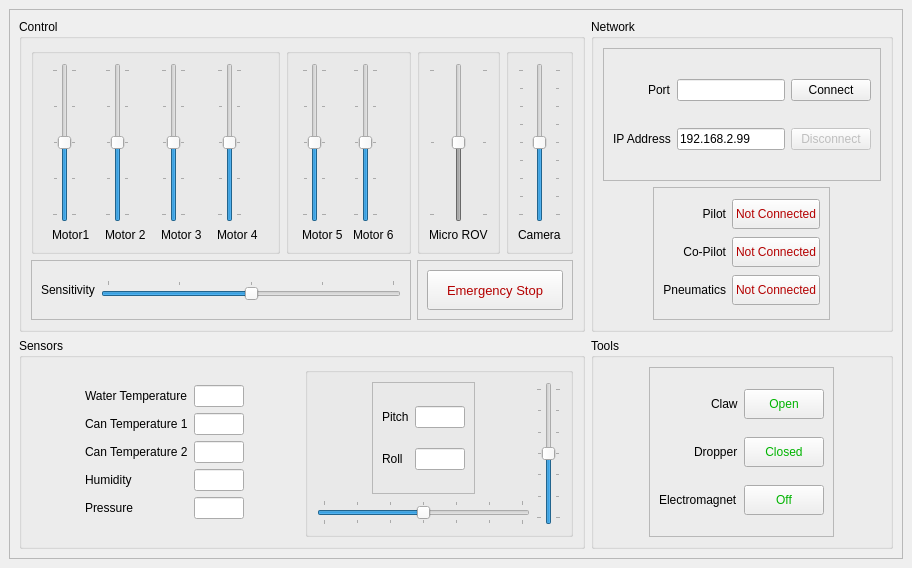
<?xml version="1.0" encoding="UTF-8"?>
<ui version="4.0">
 <class>MainWindow</class>
 <widget class="QMainWindow" name="MainWindow">
  <property name="windowModality">
   <enum>Qt::NonModal</enum>
  </property>
  <property name="geometry">
   <rect>
    <x>0</x>
    <y>0</y>
    <width>912</width>
    <height>568</height>
   </rect>
  </property>
  <property name="windowTitle">
   <string>Husky ROV Pilot Terminal</string>
  </property>
  <property name="windowIcon">
   <iconset>
    <normaloff>husky.jpeg</normaloff>husky.jpeg</iconset>
  </property>
  <property name="layoutDirection">
   <enum>Qt::LeftToRight</enum>
  </property>
  <property name="toolButtonStyle">
   <enum>Qt::ToolButtonIconOnly</enum>
  </property>
  <property name="tabShape">
   <enum>QTabWidget::Rounded</enum>
  </property>
  <widget class="QWidget" name="centralwidget">
   <layout class="QGridLayout" name="gridLayout">
    <item row="0" column="0">
     <widget class="QFrame" name="frame">
      <property name="frameShape">
       <enum>QFrame::StyledPanel</enum>
      </property>
      <property name="frameShadow">
       <enum>QFrame::Raised</enum>
      </property>
      <layout class="QGridLayout" name="gridLayout_2" rowstretch="3,0" columnstretch="2,0">
       <item row="1" column="0">
        <widget class="QGroupBox" name="groupBox_3">
         <property name="title">
          <string>Sensors</string>
         </property>
         <layout class="QGridLayout" name="gridLayout_10" columnstretch="1,1">
          <item row="0" column="1">
           <widget class="QGroupBox" name="groupBox_4">
            <property name="layoutDirection">
             <enum>Qt::LeftToRight</enum>
            </property>
            <property name="title">
             <string/>
            </property>
            <layout class="QGridLayout" name="gridLayout_11">
             <item row="1" column="0">
              <widget class="QSlider" name="hCamSlider">
               <property name="enabled">
                <bool>true</bool>
               </property>
               <property name="focusPolicy">
                <enum>Qt::NoFocus</enum>
               </property>
               <property name="styleSheet">
                <string notr="true"/>
               </property>
               <property name="minimum">
                <number>-180</number>
               </property>
               <property name="maximum">
                <number>180</number>
               </property>
               <property name="singleStep">
                <number>1</number>
               </property>
               <property name="value">
                <number>0</number>
               </property>
               <property name="orientation">
                <enum>Qt::Horizontal</enum>
               </property>
               <property name="tickPosition">
                <enum>QSlider::TicksBothSides</enum>
               </property>
               <property name="tickInterval">
                <number>60</number>
               </property>
              </widget>
             </item>
             <item row="0" column="1" rowspan="2">
              <widget class="QSlider" name="vCamSlider">
               <property name="enabled">
                <bool>true</bool>
               </property>
               <property name="focusPolicy">
                <enum>Qt::NoFocus</enum>
               </property>
               <property name="layoutDirection">
                <enum>Qt::LeftToRight</enum>
               </property>
               <property name="styleSheet">
                <string notr="true"/>
               </property>
               <property name="minimum">
                <number>-180</number>
               </property>
               <property name="maximum">
                <number>180</number>
               </property>
               <property name="value">
                <number>0</number>
               </property>
               <property name="orientation">
                <enum>Qt::Vertical</enum>
               </property>
               <property name="tickPosition">
                <enum>QSlider::TicksBothSides</enum>
               </property>
               <property name="tickInterval">
                <number>60</number>
               </property>
              </widget>
             </item>
             <item row="0" column="0" alignment="Qt::AlignHCenter">
              <widget class="QFrame" name="frame_7">
               <property name="frameShape">
                <enum>QFrame::StyledPanel</enum>
               </property>
               <property name="frameShadow">
                <enum>QFrame::Raised</enum>
               </property>
               <layout class="QGridLayout" name="gridLayout_13">
                <item row="0" column="0">
                 <widget class="QLabel" name="label_18">
                  <property name="text">
                   <string>Pitch</string>
                  </property>
                 </widget>
                </item>
                <item row="0" column="1">
                 <widget class="QLineEdit" name="lineEdit_8">
                  <property name="maximumSize">
                   <size>
                    <width>50</width>
                    <height>16777215</height>
                   </size>
                  </property>
                  <property name="focusPolicy">
                   <enum>Qt::NoFocus</enum>
                  </property>
                 </widget>
                </item>
                <item row="1" column="0">
                 <widget class="QLabel" name="label_19">
                  <property name="text">
                   <string>Roll</string>
                  </property>
                 </widget>
                </item>
                <item row="1" column="1">
                 <widget class="QLineEdit" name="lineEdit_9">
                  <property name="maximumSize">
                   <size>
                    <width>50</width>
                    <height>16777215</height>
                   </size>
                  </property>
                  <property name="focusPolicy">
                   <enum>Qt::NoFocus</enum>
                  </property>
                 </widget>
                </item>
               </layout>
              </widget>
             </item>
            </layout>
           </widget>
          </item>
          <item row="0" column="0">
           <widget class="QFrame" name="frame_4">
            <layout class="QGridLayout" name="gridLayout_15">
             <item row="0" column="0" alignment="Qt::AlignHCenter">
              <widget class="QFrame" name="frame_6">
               <layout class="QGridLayout" name="gridLayout_14">
                <item row="0" column="0">
                 <widget class="QLabel" name="label_20">
                  <property name="text">
                   <string>Water Temperature</string>
                  </property>
                 </widget>
                </item>
                <item row="1" column="0">
                 <widget class="QLabel" name="label_21">
                  <property name="text">
                   <string>Can Temperature 1</string>
                  </property>
                 </widget>
                </item>
                <item row="0" column="1">
                 <widget class="QLineEdit" name="lineEdit_10">
                  <property name="minimumSize">
                   <size>
                    <width>0</width>
                    <height>0</height>
                   </size>
                  </property>
                  <property name="maximumSize">
                   <size>
                    <width>50</width>
                    <height>16777215</height>
                   </size>
                  </property>
                  <property name="focusPolicy">
                   <enum>Qt::NoFocus</enum>
                  </property>
                 </widget>
                </item>
                <item row="2" column="0">
                 <widget class="QLabel" name="label_22">
                  <property name="text">
                   <string>Can Temperature 2</string>
                  </property>
                 </widget>
                </item>
                <item row="3" column="0">
                 <widget class="QLabel" name="label_23">
                  <property name="text">
                   <string>Humidity</string>
                  </property>
                 </widget>
                </item>
                <item row="4" column="0">
                 <widget class="QLabel" name="label_24">
                  <property name="text">
                   <string>Pressure</string>
                  </property>
                 </widget>
                </item>
                <item row="1" column="1">
                 <widget class="QLineEdit" name="lineEdit_11">
                  <property name="minimumSize">
                   <size>
                    <width>0</width>
                    <height>0</height>
                   </size>
                  </property>
                  <property name="maximumSize">
                   <size>
                    <width>50</width>
                    <height>16777215</height>
                   </size>
                  </property>
                  <property name="focusPolicy">
                   <enum>Qt::NoFocus</enum>
                  </property>
                 </widget>
                </item>
                <item row="2" column="1">
                 <widget class="QLineEdit" name="lineEdit_12">
                  <property name="minimumSize">
                   <size>
                    <width>0</width>
                    <height>0</height>
                   </size>
                  </property>
                  <property name="maximumSize">
                   <size>
                    <width>50</width>
                    <height>16777215</height>
                   </size>
                  </property>
                  <property name="focusPolicy">
                   <enum>Qt::NoFocus</enum>
                  </property>
                 </widget>
                </item>
                <item row="3" column="1">
                 <widget class="QLineEdit" name="lineEdit_13">
                  <property name="minimumSize">
                   <size>
                    <width>0</width>
                    <height>0</height>
                   </size>
                  </property>
                  <property name="maximumSize">
                   <size>
                    <width>50</width>
                    <height>16777215</height>
                   </size>
                  </property>
                  <property name="focusPolicy">
                   <enum>Qt::NoFocus</enum>
                  </property>
                 </widget>
                </item>
                <item row="4" column="1">
                 <widget class="QLineEdit" name="lineEdit_14">
                  <property name="minimumSize">
                   <size>
                    <width>0</width>
                    <height>0</height>
                   </size>
                  </property>
                  <property name="maximumSize">
                   <size>
                    <width>50</width>
                    <height>16777215</height>
                   </size>
                  </property>
                  <property name="focusPolicy">
                   <enum>Qt::NoFocus</enum>
                  </property>
                 </widget>
                </item>
               </layout>
              </widget>
             </item>
            </layout>
           </widget>
          </item>
         </layout>
        </widget>
       </item>
       <item row="0" column="0">
        <widget class="QGroupBox" name="motorFrame">
         <property name="title">
          <string>Control</string>
         </property>
         <layout class="QGridLayout" name="gridLayout_3" rowstretch="0,0" columnstretch="6,3,1,1" rowminimumheight="0,0">
          <item row="0" column="0">
           <widget class="QGroupBox" name="horizontalFrame">
            <property name="title">
             <string/>
            </property>
            <layout class="QGridLayout" name="gridLayout_4">
             <item row="1" column="4">
              <widget class="QLabel" name="label_5">
               <property name="text">
                <string>Motor 4</string>
               </property>
              </widget>
             </item>
             <item row="1" column="3">
              <widget class="QLabel" name="label_4">
               <property name="text">
                <string>Motor 3</string>
               </property>
              </widget>
             </item>
             <item row="0" column="4">
              <widget class="QSlider" name="motorSlider_4">
               <property name="enabled">
                <bool>true</bool>
               </property>
               <property name="focusPolicy">
                <enum>Qt::NoFocus</enum>
               </property>
               <property name="styleSheet">
                <string notr="true"/>
               </property>
               <property name="minimum">
                <number>1300</number>
               </property>
               <property name="maximum">
                <number>1700</number>
               </property>
               <property name="value">
                <number>1500</number>
               </property>
               <property name="orientation">
                <enum>Qt::Vertical</enum>
               </property>
               <property name="tickPosition">
                <enum>QSlider::TicksBothSides</enum>
               </property>
               <property name="tickInterval">
                <number>100</number>
               </property>
              </widget>
             </item>
             <item row="0" column="0">
              <widget class="QSlider" name="motorSlider_1">
               <property name="enabled">
                <bool>true</bool>
               </property>
               <property name="focusPolicy">
                <enum>Qt::NoFocus</enum>
               </property>
               <property name="layoutDirection">
                <enum>Qt::LeftToRight</enum>
               </property>
               <property name="styleSheet">
                <string notr="true"/>
               </property>
               <property name="minimum">
                <number>1300</number>
               </property>
               <property name="maximum">
                <number>1700</number>
               </property>
               <property name="value">
                <number>1500</number>
               </property>
               <property name="orientation">
                <enum>Qt::Vertical</enum>
               </property>
               <property name="tickPosition">
                <enum>QSlider::TicksBothSides</enum>
               </property>
               <property name="tickInterval">
                <number>100</number>
               </property>
              </widget>
             </item>
             <item row="0" column="2">
              <widget class="QSlider" name="motorSlider_2">
               <property name="enabled">
                <bool>true</bool>
               </property>
               <property name="focusPolicy">
                <enum>Qt::NoFocus</enum>
               </property>
               <property name="styleSheet">
                <string notr="true"/>
               </property>
               <property name="minimum">
                <number>1300</number>
               </property>
               <property name="maximum">
                <number>1700</number>
               </property>
               <property name="value">
                <number>1500</number>
               </property>
               <property name="orientation">
                <enum>Qt::Vertical</enum>
               </property>
               <property name="tickPosition">
                <enum>QSlider::TicksBothSides</enum>
               </property>
               <property name="tickInterval">
                <number>100</number>
               </property>
              </widget>
             </item>
             <item row="0" column="3">
              <widget class="QSlider" name="motorSlider_3">
               <property name="enabled">
                <bool>true</bool>
               </property>
               <property name="focusPolicy">
                <enum>Qt::NoFocus</enum>
               </property>
               <property name="styleSheet">
                <string notr="true"/>
               </property>
               <property name="minimum">
                <number>1300</number>
               </property>
               <property name="maximum">
                <number>1700</number>
               </property>
               <property name="value">
                <number>1500</number>
               </property>
               <property name="orientation">
                <enum>Qt::Vertical</enum>
               </property>
               <property name="tickPosition">
                <enum>QSlider::TicksBothSides</enum>
               </property>
               <property name="tickInterval">
                <number>100</number>
               </property>
              </widget>
             </item>
             <item row="1" column="2">
              <widget class="QLabel" name="label_3">
               <property name="text">
                <string>Motor 2</string>
               </property>
              </widget>
             </item>
             <item row="1" column="0">
              <widget class="QLabel" name="label_2">
               <property name="text">
                <string>Motor1</string>
               </property>
               <property name="alignment">
                <set>Qt::AlignLeading|Qt::AlignLeft|Qt::AlignVCenter</set>
               </property>
              </widget>
             </item>
            </layout>
           </widget>
          </item>
          <item row="0" column="1">
           <widget class="QGroupBox" name="verticalFrame">
            <property name="title">
             <string/>
            </property>
            <layout class="QGridLayout" name="gridLayout_5">
             <item row="0" column="0">
              <widget class="QSlider" name="motorSlider_5">
               <property name="enabled">
                <bool>true</bool>
               </property>
               <property name="focusPolicy">
                <enum>Qt::NoFocus</enum>
               </property>
               <property name="styleSheet">
                <string notr="true"/>
               </property>
               <property name="minimum">
                <number>1300</number>
               </property>
               <property name="maximum">
                <number>1700</number>
               </property>
               <property name="value">
                <number>1500</number>
               </property>
               <property name="orientation">
                <enum>Qt::Vertical</enum>
               </property>
               <property name="tickPosition">
                <enum>QSlider::TicksBothSides</enum>
               </property>
               <property name="tickInterval">
                <number>100</number>
               </property>
              </widget>
             </item>
             <item row="1" column="0">
              <widget class="QLabel" name="label_6">
               <property name="text">
                <string>Motor 5</string>
               </property>
              </widget>
             </item>
             <item row="1" column="1">
              <widget class="QLabel" name="label_7">
               <property name="text">
                <string>Motor 6</string>
               </property>
              </widget>
             </item>
             <item row="0" column="1">
              <widget class="QSlider" name="motorSlider_6">
               <property name="enabled">
                <bool>true</bool>
               </property>
               <property name="focusPolicy">
                <enum>Qt::NoFocus</enum>
               </property>
               <property name="acceptDrops">
                <bool>false</bool>
               </property>
               <property name="styleSheet">
                <string notr="true"/>
               </property>
               <property name="minimum">
                <number>1300</number>
               </property>
               <property name="maximum">
                <number>1700</number>
               </property>
               <property name="value">
                <number>1500</number>
               </property>
               <property name="orientation">
                <enum>Qt::Vertical</enum>
               </property>
               <property name="tickPosition">
                <enum>QSlider::TicksBothSides</enum>
               </property>
               <property name="tickInterval">
                <number>100</number>
               </property>
              </widget>
             </item>
            </layout>
           </widget>
          </item>
          <item row="0" column="3">
           <widget class="QGroupBox" name="groupBox">
            <property name="title">
             <string/>
            </property>
            <property name="alignment">
             <set>Qt::AlignLeading|Qt::AlignLeft|Qt::AlignVCenter</set>
            </property>
            <layout class="QGridLayout" name="gridLayout_6">
             <item row="0" column="0">
              <widget class="QSlider" name="motorSlider_7">
               <property name="enabled">
                <bool>true</bool>
               </property>
               <property name="sizePolicy">
                <sizepolicy hsizetype="Expanding" vsizetype="Expanding">
                 <horstretch>0</horstretch>
                 <verstretch>0</verstretch>
                </sizepolicy>
               </property>
               <property name="focusPolicy">
                <enum>Qt::NoFocus</enum>
               </property>
               <property name="layoutDirection">
                <enum>Qt::LeftToRight</enum>
               </property>
               <property name="styleSheet">
                <string notr="true"/>
               </property>
               <property name="minimum">
                <number>1000</number>
               </property>
               <property name="maximum">
                <number>1800</number>
               </property>
               <property name="value">
                <number>1400</number>
               </property>
               <property name="orientation">
                <enum>Qt::Vertical</enum>
               </property>
               <property name="tickPosition">
                <enum>QSlider::TicksBothSides</enum>
               </property>
               <property name="tickInterval">
                <number>100</number>
               </property>
              </widget>
             </item>
             <item row="1" column="0">
              <widget class="QLabel" name="label_14">
               <property name="text">
                <string>Camera</string>
               </property>
               <property name="scaledContents">
                <bool>false</bool>
               </property>
              </widget>
             </item>
            </layout>
           </widget>
          </item>
          <item row="1" column="0" colspan="2">
           <widget class="QFrame" name="sensitivityFrame">
            <property name="frameShape">
             <enum>QFrame::StyledPanel</enum>
            </property>
            <property name="frameShadow">
             <enum>QFrame::Raised</enum>
            </property>
            <layout class="QHBoxLayout" name="horizontalLayout">
             <item>
              <widget class="QLabel" name="label">
               <property name="text">
                <string>Sensitivity</string>
               </property>
              </widget>
             </item>
             <item>
              <widget class="QSlider" name="sensitivitySlider">
               <property name="enabled">
                <bool>true</bool>
               </property>
               <property name="focusPolicy">
                <enum>Qt::NoFocus</enum>
               </property>
               <property name="styleSheet">
                <string notr="true"/>
               </property>
               <property name="minimum">
                <number>1</number>
               </property>
               <property name="maximum">
                <number>5</number>
               </property>
               <property name="value">
                <number>3</number>
               </property>
               <property name="orientation">
                <enum>Qt::Horizontal</enum>
               </property>
               <property name="tickPosition">
                <enum>QSlider::TicksAbove</enum>
               </property>
               <property name="tickInterval">
                <number>1</number>
               </property>
              </widget>
             </item>
            </layout>
           </widget>
          </item>
          <item row="1" column="2" colspan="2">
           <widget class="QFrame" name="frame_6">
            <property name="frameShape">
             <enum>QFrame::StyledPanel</enum>
            </property>
            <property name="frameShadow">
             <enum>QFrame::Raised</enum>
            </property>
            <layout class="QHBoxLayout" name="horizontalLayout_2">
             <item>
              <widget class="QPushButton" name="pushButton_7">
               <property name="minimumSize">
                <size>
                 <width>0</width>
                 <height>40</height>
                </size>
               </property>
               <property name="font">
                <font>
                 <family>MS Shell Dlg 2</family>
                 <pointsize>10</pointsize>
                </font>
               </property>
               <property name="focusPolicy">
                <enum>Qt::NoFocus</enum>
               </property>
               <property name="styleSheet">
                <string notr="true">QPushButton{color:rgb(180, 0, 0)}</string>
               </property>
               <property name="text">
                <string>Emergency Stop</string>
               </property>
               <property name="iconSize">
                <size>
                 <width>16</width>
                 <height>16</height>
                </size>
               </property>
              </widget>
             </item>
            </layout>
           </widget>
          </item>
          <item row="0" column="2">
           <widget class="QGroupBox" name="uRovFrame">
            <property name="enabled">
             <bool>true</bool>
            </property>
            <property name="sizePolicy">
             <sizepolicy hsizetype="MinimumExpanding" vsizetype="Preferred">
              <horstretch>0</horstretch>
              <verstretch>0</verstretch>
             </sizepolicy>
            </property>
            <property name="layoutDirection">
             <enum>Qt::LeftToRight</enum>
            </property>
            <property name="title">
             <string/>
            </property>
            <property name="alignment">
             <set>Qt::AlignLeading|Qt::AlignLeft|Qt::AlignTop</set>
            </property>
            <layout class="QVBoxLayout" name="verticalLayout">
             <item>
              <widget class="QSlider" name="microMotorSlider">
               <property name="enabled">
                <bool>false</bool>
               </property>
               <property name="sizePolicy">
                <sizepolicy hsizetype="Preferred" vsizetype="Expanding">
                 <horstretch>0</horstretch>
                 <verstretch>0</verstretch>
                </sizepolicy>
               </property>
               <property name="focusPolicy">
                <enum>Qt::NoFocus</enum>
               </property>
               <property name="acceptDrops">
                <bool>false</bool>
               </property>
               <property name="layoutDirection">
                <enum>Qt::LeftToRight</enum>
               </property>
               <property name="autoFillBackground">
                <bool>false</bool>
               </property>
               <property name="styleSheet">
                <string notr="true"/>
               </property>
               <property name="minimum">
                <number>-1</number>
               </property>
               <property name="maximum">
                <number>1</number>
               </property>
               <property name="value">
                <number>0</number>
               </property>
               <property name="sliderPosition">
                <number>0</number>
               </property>
               <property name="orientation">
                <enum>Qt::Vertical</enum>
               </property>
               <property name="invertedAppearance">
                <bool>false</bool>
               </property>
               <property name="tickPosition">
                <enum>QSlider::TicksBothSides</enum>
               </property>
               <property name="tickInterval">
                <number>1</number>
               </property>
              </widget>
             </item>
             <item>
              <widget class="QLabel" name="label_13">
               <property name="text">
                <string>Micro ROV</string>
               </property>
              </widget>
             </item>
            </layout>
           </widget>
          </item>
         </layout>
        </widget>
       </item>
       <item row="0" column="1">
        <widget class="QGroupBox" name="groupBox_4">
         <property name="title">
          <string>Network</string>
         </property>
         <layout class="QGridLayout" name="gridLayout_7" columnstretch="1,0,0">
          <item row="1" column="0" colspan="3" alignment="Qt::AlignHCenter">
           <widget class="QFrame" name="frame_3">
            <property name="frameShape">
             <enum>QFrame::StyledPanel</enum>
            </property>
            <property name="frameShadow">
             <enum>QFrame::Raised</enum>
            </property>
            <layout class="QGridLayout" name="gridLayout_9">
             <item row="1" column="0">
              <widget class="QLabel" name="label_11">
               <property name="layoutDirection">
                <enum>Qt::LeftToRight</enum>
               </property>
               <property name="text">
                <string>Co-Pilot</string>
               </property>
               <property name="alignment">
                <set>Qt::AlignRight|Qt::AlignTrailing|Qt::AlignVCenter</set>
               </property>
              </widget>
             </item>
             <item row="1" column="1">
              <widget class="QPushButton" name="pushButton_5">
               <property name="minimumSize">
                <size>
                 <width>0</width>
                 <height>30</height>
                </size>
               </property>
               <property name="focusPolicy">
                <enum>Qt::NoFocus</enum>
               </property>
               <property name="styleSheet">
                <string notr="true">QPushButton{color:rgb(180, 0, 0)}</string>
               </property>
               <property name="text">
                <string>Not Connected</string>
               </property>
              </widget>
             </item>
             <item row="2" column="0">
              <widget class="QLabel" name="label_12">
               <property name="layoutDirection">
                <enum>Qt::LeftToRight</enum>
               </property>
               <property name="text">
                <string>Pneumatics</string>
               </property>
               <property name="alignment">
                <set>Qt::AlignRight|Qt::AlignTrailing|Qt::AlignVCenter</set>
               </property>
              </widget>
             </item>
             <item row="0" column="0">
              <widget class="QLabel" name="label_10">
               <property name="layoutDirection">
                <enum>Qt::LeftToRight</enum>
               </property>
               <property name="text">
                <string>Pilot</string>
               </property>
               <property name="alignment">
                <set>Qt::AlignRight|Qt::AlignTrailing|Qt::AlignVCenter</set>
               </property>
              </widget>
             </item>
             <item row="0" column="1">
              <widget class="QPushButton" name="pushButton_4">
               <property name="minimumSize">
                <size>
                 <width>0</width>
                 <height>30</height>
                </size>
               </property>
               <property name="focusPolicy">
                <enum>Qt::NoFocus</enum>
               </property>
               <property name="styleSheet">
                <string notr="true">QPushButton{color:rgb(180, 0, 0)}</string>
               </property>
               <property name="text">
                <string>Not Connected</string>
               </property>
              </widget>
             </item>
             <item row="2" column="1">
              <widget class="QPushButton" name="pushButton_6">
               <property name="minimumSize">
                <size>
                 <width>0</width>
                 <height>30</height>
                </size>
               </property>
               <property name="focusPolicy">
                <enum>Qt::NoFocus</enum>
               </property>
               <property name="styleSheet">
                <string notr="true">QPushButton{color:rgb(180, 0, 0)}</string>
               </property>
               <property name="text">
                <string>Not Connected</string>
               </property>
              </widget>
             </item>
            </layout>
           </widget>
          </item>
          <item row="0" column="0" colspan="3">
           <widget class="QFrame" name="frame_2">
            <property name="frameShape">
             <enum>QFrame::StyledPanel</enum>
            </property>
            <property name="frameShadow">
             <enum>QFrame::Raised</enum>
            </property>
            <layout class="QGridLayout" name="gridLayout_8">
             <item row="0" column="0" alignment="Qt::AlignRight">
              <widget class="QLabel" name="label_8">
               <property name="text">
                <string>Port</string>
               </property>
              </widget>
             </item>
             <item row="0" column="1">
              <widget class="QLineEdit" name="lineEdit">
               <property name="focusPolicy">
                <enum>Qt::ClickFocus</enum>
               </property>
              </widget>
             </item>
             <item row="0" column="2">
              <widget class="QPushButton" name="pushButton_2">
               <property name="focusPolicy">
                <enum>Qt::NoFocus</enum>
               </property>
               <property name="text">
                <string>Connect</string>
               </property>
              </widget>
             </item>
             <item row="1" column="0">
              <widget class="QLabel" name="label_9">
               <property name="text">
                <string>IP Address</string>
               </property>
              </widget>
             </item>
             <item row="1" column="1">
              <widget class="QLineEdit" name="lineEdit_2">
               <property name="enabled">
                <bool>true</bool>
               </property>
               <property name="focusPolicy">
                <enum>Qt::ClickFocus</enum>
               </property>
               <property name="text">
                <string>192.168.2.99</string>
               </property>
               <property name="placeholderText">
                <string comment="12345" extracomment="gdgdrg"/>
               </property>
              </widget>
             </item>
             <item row="1" column="2">
              <widget class="QPushButton" name="pushButton_3">
               <property name="enabled">
                <bool>false</bool>
               </property>
               <property name="focusPolicy">
                <enum>Qt::NoFocus</enum>
               </property>
               <property name="text">
                <string>Disconnect</string>
               </property>
              </widget>
             </item>
            </layout>
           </widget>
          </item>
         </layout>
        </widget>
       </item>
       <item row="1" column="1">
        <widget class="QGroupBox" name="groupBox_2">
         <property name="title">
          <string>Tools</string>
         </property>
         <layout class="QGridLayout" name="gridLayout_12">
          <item row="0" column="0" alignment="Qt::AlignHCenter">
           <widget class="QFrame" name="frame_4">
            <property name="frameShape">
             <enum>QFrame::StyledPanel</enum>
            </property>
            <property name="frameShadow">
             <enum>QFrame::Raised</enum>
            </property>
            <layout class="QGridLayout" name="gridLayout_16">
             <item row="2" column="0" alignment="Qt::AlignRight">
              <widget class="QLabel" name="label_15">
               <property name="text">
                <string>Electromagnet</string>
               </property>
              </widget>
             </item>
             <item row="0" column="0" alignment="Qt::AlignRight">
              <widget class="QLabel" name="label_17">
               <property name="text">
                <string>Claw</string>
               </property>
              </widget>
             </item>
             <item row="1" column="0" alignment="Qt::AlignRight">
              <widget class="QLabel" name="label_16">
               <property name="text">
                <string>Dropper</string>
               </property>
              </widget>
             </item>
             <item row="0" column="1">
              <widget class="QPushButton" name="pushButton">
               <property name="minimumSize">
                <size>
                 <width>0</width>
                 <height>30</height>
                </size>
               </property>
               <property name="styleSheet">
                <string notr="true">color:rgb(0,180,0)</string>
               </property>
               <property name="text">
                <string>Open</string>
               </property>
              </widget>
             </item>
             <item row="2" column="1">
              <widget class="QPushButton" name="pushButton_9">
               <property name="minimumSize">
                <size>
                 <width>0</width>
                 <height>30</height>
                </size>
               </property>
               <property name="styleSheet">
                <string notr="true">color:rgb(0,180,0)</string>
               </property>
               <property name="text">
                <string>Off</string>
               </property>
              </widget>
             </item>
             <item row="1" column="1">
              <widget class="QPushButton" name="pushButton_8">
               <property name="minimumSize">
                <size>
                 <width>0</width>
                 <height>30</height>
                </size>
               </property>
               <property name="styleSheet">
                <string notr="true">color:rgb(0,180,0)</string>
               </property>
               <property name="text">
                <string>Closed</string>
               </property>
              </widget>
             </item>
            </layout>
           </widget>
          </item>
         </layout>
        </widget>
       </item>
      </layout>
     </widget>
    </item>
   </layout>
  </widget>
 </widget>
 <resources/>
 <connections/>
</ui>
